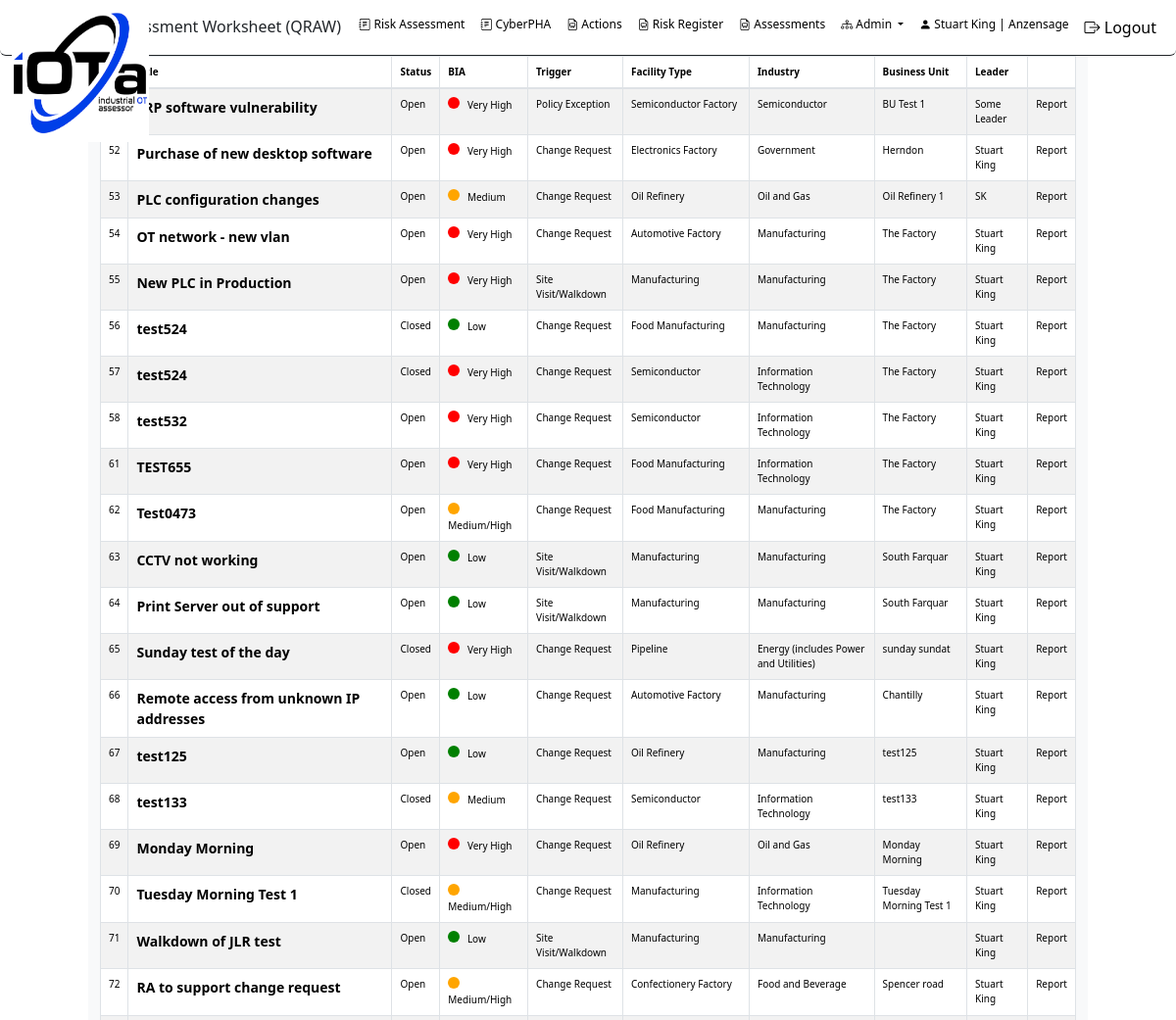
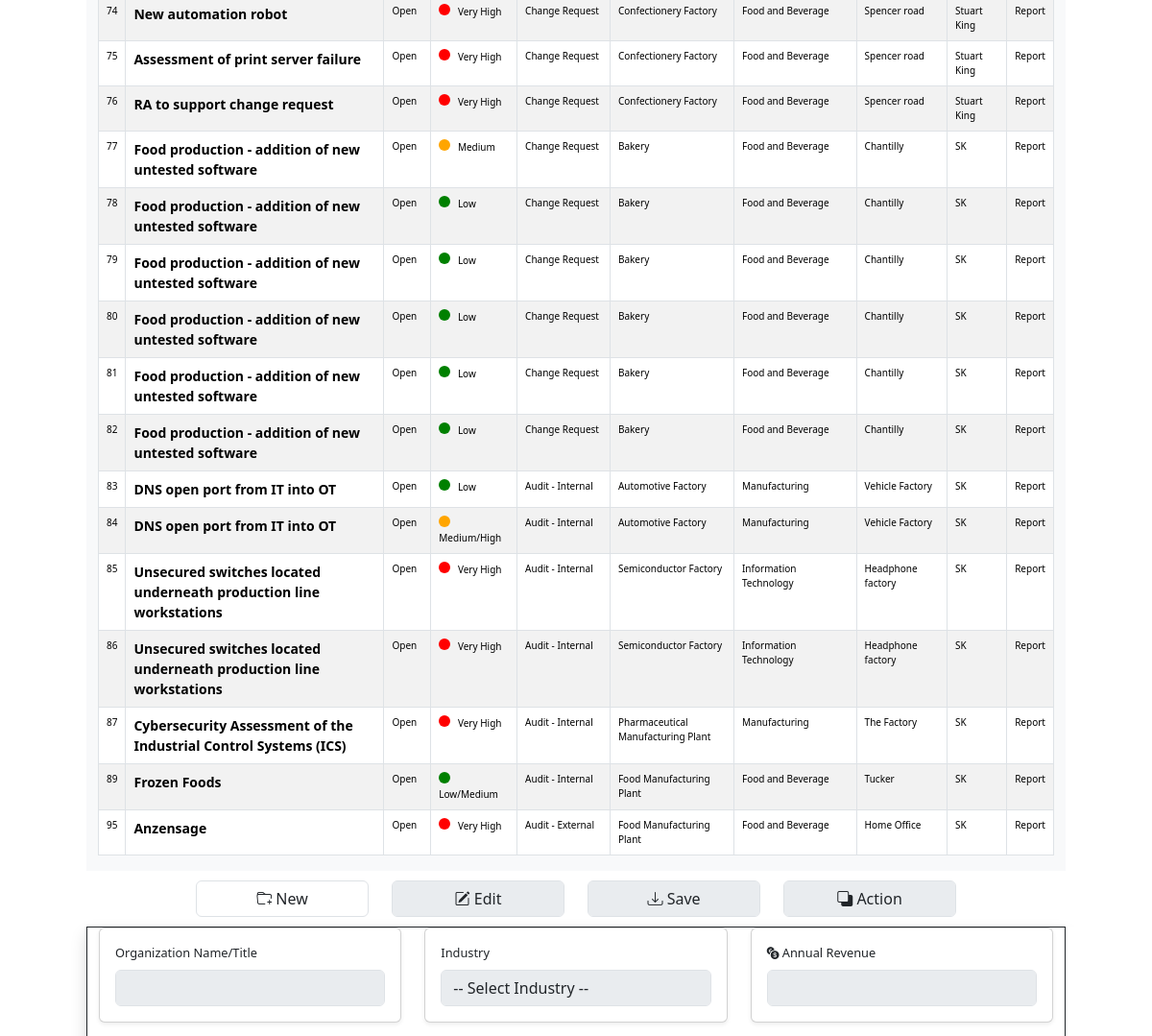
Before: /OTRisk/qraw (signed in, upper part) with the older database file (2 pictures, top to bottom).
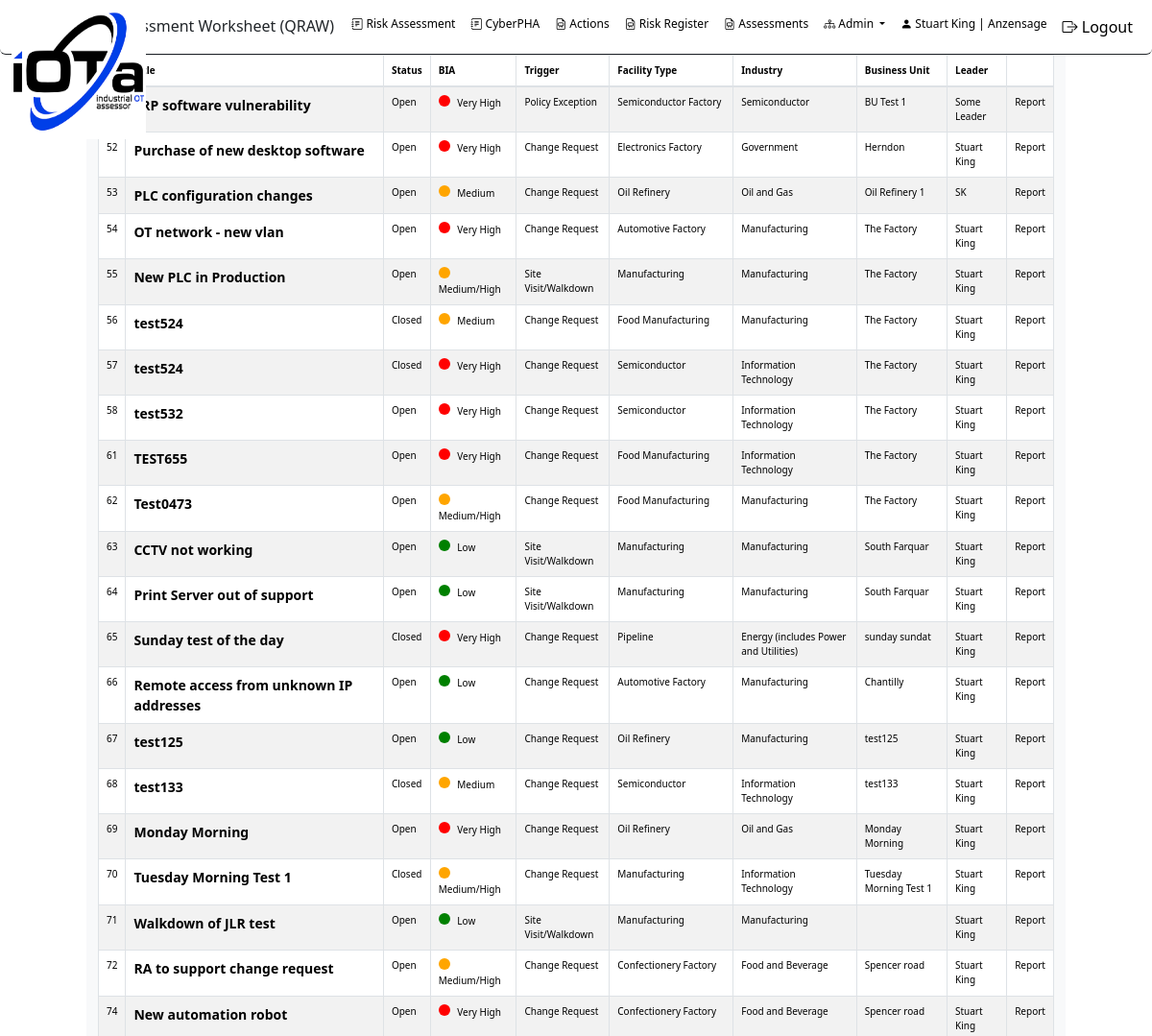
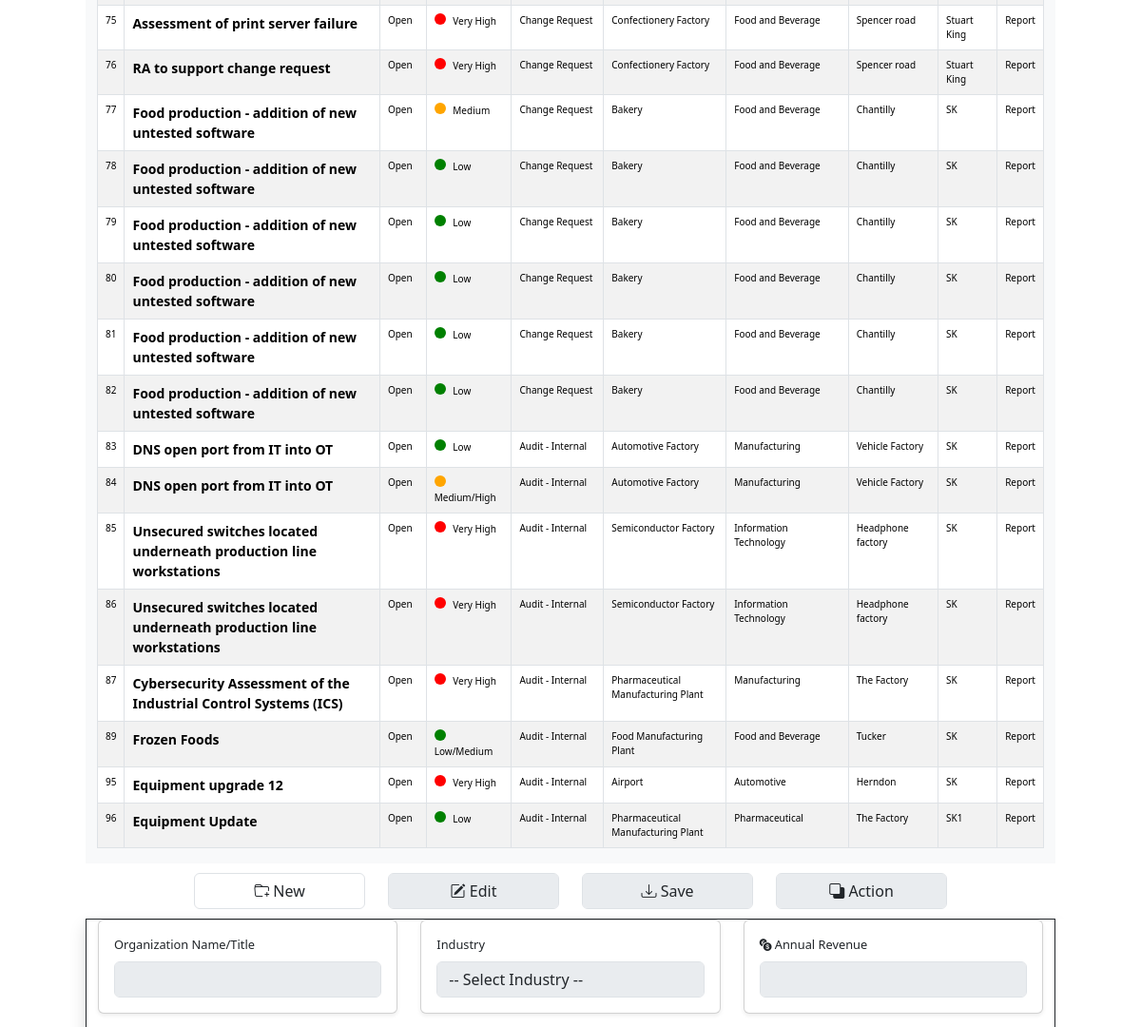
After: the same page with the newer database file (2 pictures, top to bottom).
### OTRisk/models/raw.py (models this page shows)
class RAWorksheet(models.Model):
    ID = models.AutoField(primary_key=True)
    RATitle = models.CharField(max_length=255)
    RADescription = models.CharField(max_length=255)
    RADate = models.CharField(max_length=255)
    RASynopsis = models.CharField(max_length=255)
    UserID = models.IntegerField()
    STATUS_CHOICES = [
        ("Open", "Open"),
        ("Closed", "Closed"),
    ]
    StatusFlag = models.CharField(max_length=6, choices=STATUS_CHOICES, default='Open')
    RATrigger = models.CharField(max_length=25)
    AssessorName = models.CharField(max_length=50)
    BusinessUnit = models.CharField(max_length=50)
    BusinessUnitType = models.CharField(max_length=50)
    EmployeeCount = models.IntegerField(null=True, default=0)
    RegulatoryOversight = models.CharField(max_length=5)
    WalkdownID = models.IntegerField()
    industry = models.CharField(max_length=30)
    cyberPHAID = models.IntegerField(default=0)
    organization = models.ForeignKey(Organization, on_delete=models.CASCADE)
    revenue = models.IntegerField()
    insurance = models.IntegerField()
    deductable = models.IntegerField()
    deleted = models.IntegerField()
    class Meta:
        db_table = 'tblRAWorksheet'

### OTRisk/raw_views.py (the view, shortened to what this page needs)
# urls.py: path('qraw', views.qraw, name='qraw'),
@login_required
def qraw(request):
    org_id = get_user_organization_id(request)
    saved_worksheet_id = None
    raws = RAWorksheet.objects.filter(organization_id=org_id, deleted=0)
    for raw in raws:
        worksheet_id = raw.ID
        business_impact_score = calculate_business_impact_score(worksheet_id)
        raw.business_impact_score = business_impact_score
    for raw in raws:
        business_impact_score = raw.business_impact_score
        bia_text = map_score_to_text(business_impact_score)
        raw.bia_text = bia_text
    facilities = FacilityType.objects.all().order_by('FacilityType')
    industries = tblIndustry.objects.all().order_by('Industry')
    threatsources = tblThreatSources.objects.all().order_by('ThreatSource')
    mitreTactics = MitreICSTactics.objects.all().order_by('tactic')
    mitreMitigations = MitreICSMitigations.objects.all().order_by('id')
    scenarios = tblScenarios.objects.all().order_by('Scenario')
    scenario_form = RAWorksheetScenarioForm()
    user_ip = request.META.get('REMOTE_ADDR', '')
    user_action = "qraw"
    write_to_audit(request.user.id, user_action, user_ip)
    return render(request, 'qraw.html',
                  {'raws': raws,
                   'facilities': facilities,
                   'industries': industries,
                   'threatsources': threatsources,
                   'mitreTactics': mitreTactics,
                   'mitreMitigations': mitreMitigations,
                   'scenarios': scenarios,
                   'scenario_form': scenario_form,
                   'saved_worksheet_id': saved_worksheet_id})

### OTRisk/forms.py
class RAWorksheetScenarioForm(forms.ModelForm):
    class Meta:
        model = RAWorksheetScenario
        fields = '__all__'  # This includes all fields, but you can specify only the ones you need.

### OTRisk/dashboard_views.py (called while the page is built)
def get_user_organization_id(request):
    user_profile = UserProfile.objects.get(user=request.user)
    request.session['user_organization'] = user_profile.organization.id
    return user_profile.organization.id

### OTRisk/raw_views.py (called while the page is built)
def map_score_to_text(score):
    if score < 20:
        return 'Low'
    elif score < 40:
        return 'Low/Medium'
    elif score < 60:
        return 'Medium'
    elif score < 80:
        return 'Medium/High'
    elif score < 95:
        return 'High'
    else:
        return 'Very High'

def write_to_audit(user_id, user_action, user_ip):
    auditlog_entry = auditlog(userID=user_id, timestamp=timezone.now(), user_action=user_action, user_ipaddress=user_ip)
    auditlog_entry.save()

### OTRisk/templates/OTRisk/qraw.html (shortened to what the changed rows need)
{% load static %}
<!DOCTYPE html>
<html lang="">
<head>
<link rel="stylesheet" href="https://stackpath.bootstrapcdn.com/bootstrap/4.1.1/css/bootstrap.min.css">
<link rel="stylesheet" href="https://cdnjs.cloudflare.com/ajax/libs/bootstrap-select/1.13.1/css/bootstrap-select.min.css">
<link href="https://cdn.jsdelivr.net/npm/bootstrap-icons@1.7.1/font/bootstrap-icons.css" rel="stylesheet">
    <link rel="stylesheet" href="https://cdn.datatables.net/1.10.2/css/jquery.dataTables.min.css">
    <link href="https://cdn.jsdelivr.net/npm/select2@4.1.0-beta.1/dist/css/select2.min.css" rel="stylesheet" />
{% load django_bootstrap5 %}
 {% bootstrap_css %}
</head>
<body>
<form name="frmRAW" id="frmRAW" method="POST" action="{% url 'OTRisk:qraw' %}">
<div class="row">
    <div class="col-md-10 bg-light">
        <table id="rawtable" class="table table-striped table-bordered" style="font-size: 10px">
        <thead>
            <tr>
                <th>Title</th>
                <th>Status</th>
                <th>BIA</th>
                <th>Trigger</th>
                <th>Facility Type</th>
                <th>Industry</th>
                <th>Business Unit</th>
                <th>Leader</th>
                <th></th>
            </tr>
        </thead>
        <tbody>
            {% for raws in raws %}
                <tr class="selectable-row"
                    data-id="{{ raw.ID }}"
                    data-revenue="{{ raws.revenue }}"
                    data-insurance="{{ raws.insurance }}"
                    data-deductable="{{ raws.deductable }}">
                    <td>{{ raws.ID }}</td>
                    <td style="font-size: 14px"><b>{{ raws.RATitle }}</b></td>
                    <td>{{ raws.StatusFlag }}</td>
                    <td>
                        {% if raws.bia_text == 'Low' or raws.bia_text == 'Low/Medium' %}
                            <span class="green-circle"></span>
                        {% elif raws.bia_text == 'Medium' or raws.bia_text == 'Medium/High' %}
                            <span class="orange-circle"></span>
                        {% elif raws.bia_text == 'High' or raws.bia_text == 'Very High' %}
                            <span class="red-circle"></span>
                        {% endif %}
                        {{ raws.bia_text }}
                    </td>
                    <td>{{ raws.RATrigger }}</td>
                    <td>{{ raws.BusinessUnitType }}</td>
                    <td>{{ raws.industry }}</td>
                    <td>{{ raws.BusinessUnit }}</td>
                    <td>{{ raws.AssessorName }}</td>
                    <td><a class="dropdown-item" href="{% url 'OTRisk:qraw_reports'  qraw_id=raws.ID  %}">Report</a></td>
                </tr>
            {% endfor %}
        </tbody>
        </table>
    </div>
</div>
</form>
</body>
</html>

Changed rows visible on the page:
computed for RAWorksheet "New PLC in Production": bia_text "Very High" → "Medium/High"
computed for RAWorksheet id 56: bia_text "Low" → "Medium"
changed RAWorksheet id 95: RATitle "Anzensage" → "Equipment upgrade 12"; RATrigger "Audit - External" → "Audit - Internal"; BusinessUnitType "Food Manufacturing Plant" → "Airport"; industry "Food and Beverage" → "Automotive"; BusinessUnit "Home Office" → "Herndon"
added RAWorksheet: ID "96", RATitle "Equipment Update", StatusFlag "Open", bia_text "Low", RATrigger "Audit - Internal", BusinessUnitType "Pharmaceutical Manufacturing Plant", industry "Pharmaceutical", BusinessUnit "The Factory", AssessorName "SK1"
